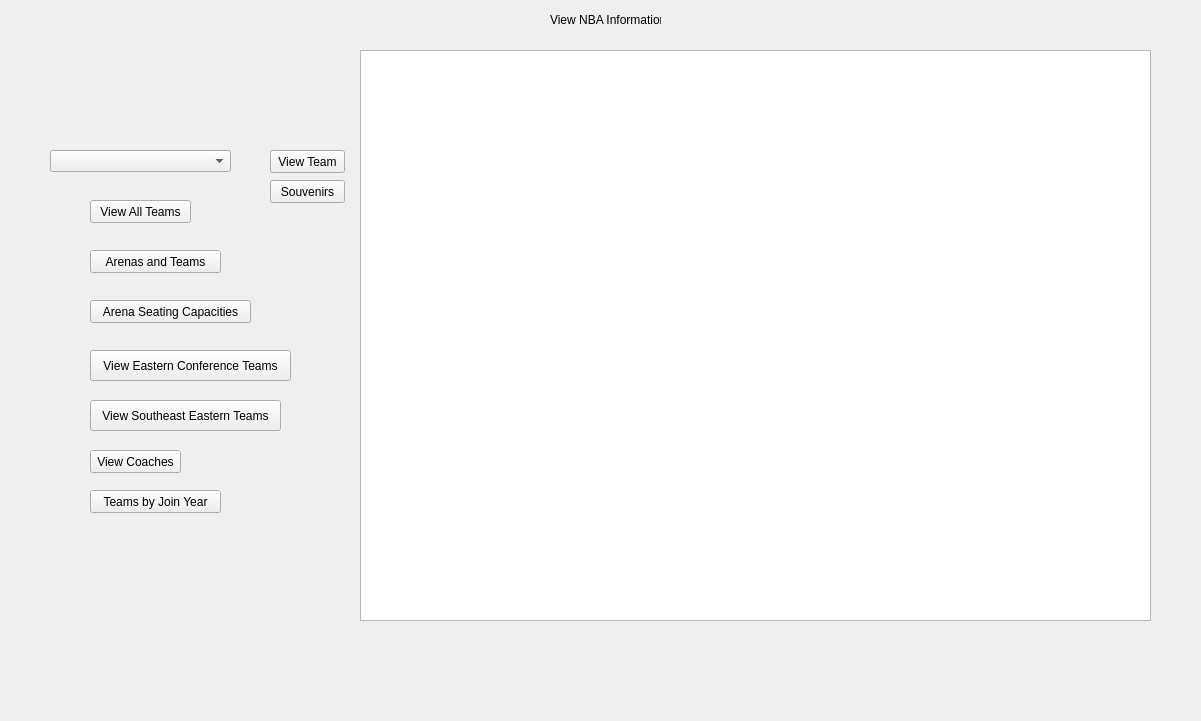
<?xml version="1.0" encoding="UTF-8"?>
<ui version="4.0">
 <class>ViewWindow</class>
 <widget class="QWidget" name="ViewWindow">
  <property name="geometry">
   <rect>
    <x>0</x>
    <y>0</y>
    <width>1201</width>
    <height>721</height>
   </rect>
  </property>
  <property name="minimumSize">
   <size>
    <width>1201</width>
    <height>721</height>
   </size>
  </property>
  <property name="maximumSize">
   <size>
    <width>1201</width>
    <height>721</height>
   </size>
  </property>
  <property name="windowTitle">
   <string>Form</string>
  </property>
  <widget class="QLabel" name="viewLabel">
   <property name="geometry">
    <rect>
     <x>550</x>
     <y>10</y>
     <width>111</width>
     <height>20</height>
    </rect>
   </property>
   <property name="text">
    <string>View NBA Information</string>
   </property>
  </widget>
  <widget class="QPushButton" name="allTeamsButton">
   <property name="geometry">
    <rect>
     <x>90</x>
     <y>200</y>
     <width>101</width>
     <height>23</height>
    </rect>
   </property>
   <property name="text">
    <string>View All Teams</string>
   </property>
  </widget>
  <widget class="QPushButton" name="arenaButton">
   <property name="geometry">
    <rect>
     <x>90</x>
     <y>250</y>
     <width>131</width>
     <height>23</height>
    </rect>
   </property>
   <property name="text">
    <string>Arenas and Teams</string>
   </property>
  </widget>
  <widget class="QPushButton" name="eastTeamButton">
   <property name="geometry">
    <rect>
     <x>90</x>
     <y>350</y>
     <width>201</width>
     <height>31</height>
    </rect>
   </property>
   <property name="text">
    <string>View Eastern Conference Teams</string>
   </property>
  </widget>
  <widget class="QPushButton" name="southeastTeamButton">
   <property name="geometry">
    <rect>
     <x>90</x>
     <y>400</y>
     <width>191</width>
     <height>31</height>
    </rect>
   </property>
   <property name="text">
    <string>View Southeast Eastern Teams</string>
   </property>
  </widget>
  <widget class="QPushButton" name="coachButton">
   <property name="geometry">
    <rect>
     <x>90</x>
     <y>450</y>
     <width>91</width>
     <height>23</height>
    </rect>
   </property>
   <property name="text">
    <string>View Coaches</string>
   </property>
  </widget>
  <widget class="QTableView" name="databaseView">
   <property name="geometry">
    <rect>
     <x>360</x>
     <y>50</y>
     <width>791</width>
     <height>571</height>
    </rect>
   </property>
  </widget>
  <widget class="QComboBox" name="teamComboBox">
   <property name="geometry">
    <rect>
     <x>50</x>
     <y>150</y>
     <width>181</width>
     <height>22</height>
    </rect>
   </property>
  </widget>
  <widget class="QPushButton" name="teamButton">
   <property name="geometry">
    <rect>
     <x>270</x>
     <y>150</y>
     <width>75</width>
     <height>23</height>
    </rect>
   </property>
   <property name="text">
    <string>View Team</string>
   </property>
  </widget>
  <widget class="QPushButton" name="seatButton">
   <property name="geometry">
    <rect>
     <x>90</x>
     <y>300</y>
     <width>161</width>
     <height>23</height>
    </rect>
   </property>
   <property name="text">
    <string>Arena Seating Capacities</string>
   </property>
  </widget>
  <widget class="QPushButton" name="yearButton">
   <property name="geometry">
    <rect>
     <x>90</x>
     <y>490</y>
     <width>131</width>
     <height>23</height>
    </rect>
   </property>
   <property name="text">
    <string>Teams by Join Year</string>
   </property>
  </widget>
  <widget class="QPushButton" name="souvenirButton">
   <property name="geometry">
    <rect>
     <x>270</x>
     <y>180</y>
     <width>75</width>
     <height>23</height>
    </rect>
   </property>
   <property name="text">
    <string>Souvenirs</string>
   </property>
  </widget>
 </widget>
 <resources/>
 <connections/>
</ui>
